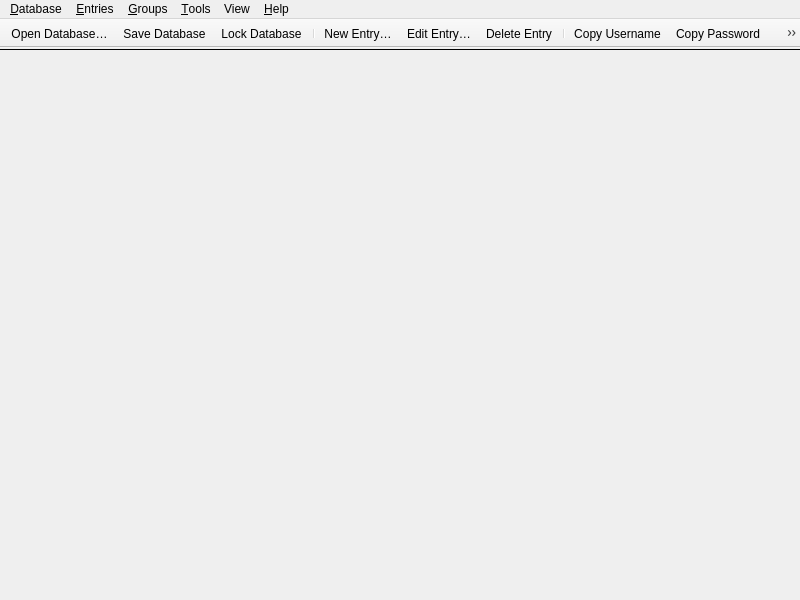
<?xml version="1.0" encoding="UTF-8"?>
<ui version="4.0">
 <class>MainWindow</class>
 <widget class="QMainWindow" name="MainWindow">
  <property name="enabled">
   <bool>true</bool>
  </property>
  <property name="geometry">
   <rect>
    <x>0</x>
    <y>0</y>
    <width>800</width>
    <height>600</height>
   </rect>
  </property>
  <property name="minimumSize">
   <size>
    <width>800</width>
    <height>500</height>
   </size>
  </property>
  <property name="windowTitle">
   <string notr="true">KeePassXC</string>
  </property>
  <widget class="QWidget" name="centralwidget">
   <property name="enabled">
    <bool>true</bool>
   </property>
   <layout class="QVBoxLayout" name="verticalLayout">
    <property name="spacing">
     <number>0</number>
    </property>
    <property name="leftMargin">
     <number>0</number>
    </property>
    <property name="topMargin">
     <number>0</number>
    </property>
    <property name="rightMargin">
     <number>0</number>
    </property>
    <property name="bottomMargin">
     <number>0</number>
    </property>
    <item>
     <widget class="MessageWidget" name="globalMessageWidget" native="true">
      <property name="sizePolicy">
       <sizepolicy hsizetype="Preferred" vsizetype="Preferred">
        <horstretch>0</horstretch>
        <verstretch>0</verstretch>
       </sizepolicy>
      </property>
     </widget>
    </item>
    <item>
     <widget class="Line" name="toolbarSeparator">
      <property name="frameShadow">
       <enum>QFrame::Shadow::Plain</enum>
      </property>
      <property name="orientation">
       <enum>Qt::Orientation::Horizontal</enum>
      </property>
     </widget>
    </item>
    <item>
     <widget class="QStackedWidget" name="stackedWidget">
      <property name="sizePolicy">
       <sizepolicy hsizetype="Preferred" vsizetype="Preferred">
        <horstretch>0</horstretch>
        <verstretch>0</verstretch>
       </sizepolicy>
      </property>
      <property name="currentIndex">
       <number>2</number>
      </property>
      <widget class="QWidget" name="pageDatabase">
       <layout class="QVBoxLayout" name="verticalLayout_2">
        <property name="leftMargin">
         <number>0</number>
        </property>
        <property name="topMargin">
         <number>0</number>
        </property>
        <property name="rightMargin">
         <number>0</number>
        </property>
        <property name="bottomMargin">
         <number>0</number>
        </property>
        <item>
         <widget class="DatabaseTabWidget" name="tabWidget">
          <property name="currentIndex">
           <number>-1</number>
          </property>
          <property name="tabsClosable">
           <bool>true</bool>
          </property>
          <property name="movable">
           <bool>true</bool>
          </property>
         </widget>
        </item>
       </layout>
      </widget>
      <widget class="QWidget" name="pageSettings">
       <layout class="QVBoxLayout" name="verticalLayout_3">
        <property name="leftMargin">
         <number>0</number>
        </property>
        <property name="topMargin">
         <number>0</number>
        </property>
        <property name="rightMargin">
         <number>0</number>
        </property>
        <property name="bottomMargin">
         <number>0</number>
        </property>
        <item>
         <widget class="ApplicationSettingsWidget" name="settingsWidget" native="true"/>
        </item>
       </layout>
      </widget>
      <widget class="QWidget" name="pageWelcome">
       <layout class="QVBoxLayout" name="verticalLayout_5">
        <item>
         <layout class="QHBoxLayout" name="horizontalLayout">
          <item>
           <spacer name="horizontalSpacer">
            <property name="orientation">
             <enum>Qt::Orientation::Horizontal</enum>
            </property>
            <property name="sizeType">
             <enum>QSizePolicy::Policy::MinimumExpanding</enum>
            </property>
            <property name="sizeHint" stdset="0">
             <size>
              <width>50</width>
              <height>20</height>
             </size>
            </property>
           </spacer>
          </item>
          <item>
           <widget class="WelcomeWidget" name="welcomeWidget" native="true"/>
          </item>
          <item>
           <spacer name="horizontalSpacer_2">
            <property name="orientation">
             <enum>Qt::Orientation::Horizontal</enum>
            </property>
            <property name="sizeType">
             <enum>QSizePolicy::Policy::MinimumExpanding</enum>
            </property>
            <property name="sizeHint" stdset="0">
             <size>
              <width>50</width>
              <height>20</height>
             </size>
            </property>
           </spacer>
          </item>
         </layout>
        </item>
       </layout>
      </widget>
      <widget class="QWidget" name="pagePasswordGenerator">
       <layout class="QVBoxLayout" name="verticalLayout_6">
        <property name="leftMargin">
         <number>60</number>
        </property>
        <property name="topMargin">
         <number>30</number>
        </property>
        <property name="rightMargin">
         <number>60</number>
        </property>
        <item>
         <spacer name="verticalSpacer_2">
          <property name="orientation">
           <enum>Qt::Orientation::Vertical</enum>
          </property>
          <property name="sizeHint" stdset="0">
           <size>
            <width>20</width>
            <height>40</height>
           </size>
          </property>
         </spacer>
        </item>
        <item>
         <widget class="PasswordGeneratorWidget" name="passwordGeneratorWidget" native="true"/>
        </item>
        <item>
         <spacer name="verticalSpacer">
          <property name="orientation">
           <enum>Qt::Orientation::Vertical</enum>
          </property>
          <property name="sizeHint" stdset="0">
           <size>
            <width>20</width>
            <height>40</height>
           </size>
          </property>
         </spacer>
        </item>
       </layout>
      </widget>
     </widget>
    </item>
   </layout>
  </widget>
  <widget class="QMenuBar" name="menubar">
   <property name="geometry">
    <rect>
     <x>0</x>
     <y>0</y>
     <width>800</width>
     <height>30</height>
    </rect>
   </property>
   <property name="contextMenuPolicy">
    <enum>Qt::ContextMenuPolicy::PreventContextMenu</enum>
   </property>
   <widget class="QMenu" name="menuFile">
    <property name="title">
     <string>&amp;Database</string>
    </property>
    <widget class="QMenu" name="menuRecentDatabases">
     <property name="title">
      <string>&amp;Recent Databases</string>
     </property>
    </widget>
    <widget class="QMenu" name="menuExport">
     <property name="title">
      <string>&amp;Export</string>
     </property>
     <addaction name="actionExportCsv"/>
     <addaction name="actionExportHtml"/>
     <addaction name="actionExportXML"/>
    </widget>
    <addaction name="actionDatabaseNew"/>
    <addaction name="actionDatabaseOpen"/>
    <addaction name="menuRecentDatabases"/>
    <addaction name="actionDatabaseSave"/>
    <addaction name="actionDatabaseSaveAs"/>
    <addaction name="actionDatabaseSaveBackup"/>
    <addaction name="actionDatabaseClose"/>
    <addaction name="separator"/>
    <addaction name="actionLockDatabase"/>
    <addaction name="actionLockAllDatabases"/>
    <addaction name="separator"/>
    <addaction name="actionDatabaseSettings"/>
    <addaction name="actionDatabaseSecurity"/>
    <addaction name="actionReports"/>
    <addaction name="separator"/>
    <addaction name="actionDatabaseMerge"/>
    <addaction name="actionImport"/>
    <addaction name="menuExport"/>
    <addaction name="separator"/>
    <addaction name="actionQuit"/>
   </widget>
   <widget class="QMenu" name="menuHelp">
    <property name="title">
     <string>&amp;Help</string>
    </property>
    <addaction name="separator"/>
    <addaction name="actionOnlineHelp"/>
    <addaction name="separator"/>
    <addaction name="actionDonate"/>
    <addaction name="actionBugReport"/>
    <addaction name="actionAbout"/>
   </widget>
   <widget class="QMenu" name="menuEntries">
    <property name="title">
     <string>&amp;Entries</string>
    </property>
    <property name="separatorsCollapsible">
     <bool>true</bool>
    </property>
    <widget class="QMenu" name="menuEntryCopyAttribute">
     <property name="toolTip">
      <string/>
     </property>
     <property name="title">
      <string>Copy Att&amp;ribute</string>
     </property>
     <addaction name="actionEntryCopyTitle"/>
     <addaction name="actionEntryCopyNotes"/>
     <addaction name="separator"/>
    </widget>
    <widget class="QMenu" name="menuEntryTotp">
     <property name="title">
      <string>TOTP</string>
     </property>
     <addaction name="actionEntryCopyTotp"/>
     <addaction name="actionEntryCopyPasswordTotp"/>
     <addaction name="actionEntryTotp"/>
     <addaction name="actionEntryTotpQRCode"/>
     <addaction name="actionEntrySetupTotp"/>
    </widget>
    <widget class="QMenu" name="menuTags">
     <property name="tearOffEnabled">
      <bool>true</bool>
     </property>
     <property name="title">
      <string>Tags</string>
     </property>
    </widget>
    <addaction name="separator"/>
    <addaction name="actionEntryNew"/>
    <addaction name="actionEntryEdit"/>
    <addaction name="actionEntryExpire"/>
    <addaction name="actionEntryClone"/>
    <addaction name="actionEntryDelete"/>
    <addaction name="separator"/>
    <addaction name="actionEntryMoveUp"/>
    <addaction name="actionEntryMoveDown"/>
    <addaction name="separator"/>
    <addaction name="actionEntryCopyUsername"/>
    <addaction name="actionEntryCopyPassword"/>
    <addaction name="actionEntryCopyURL"/>
    <addaction name="menuEntryCopyAttribute"/>
    <addaction name="menuEntryTotp"/>
    <addaction name="menuTags"/>
    <addaction name="separator"/>
    <addaction name="actionEntryAutoType"/>
    <addaction name="separator"/>
    <addaction name="actionEntryOpenUrl"/>
    <addaction name="actionEntryDownloadIcon"/>
    <addaction name="separator"/>
    <addaction name="actionEntryAddToAgent"/>
    <addaction name="actionEntryRemoveFromAgent"/>
    <addaction name="separator"/>
    <addaction name="actionEntryRestore"/>
   </widget>
   <widget class="QMenu" name="menuGroups">
    <property name="title">
     <string>&amp;Groups</string>
    </property>
    <addaction name="actionGroupEmptyRecycleBin"/>
    <addaction name="separator"/>
    <addaction name="actionGroupNew"/>
    <addaction name="actionGroupEdit"/>
    <addaction name="actionGroupClone"/>
    <addaction name="actionGroupDelete"/>
    <addaction name="separator"/>
    <addaction name="actionGroupSortAsc"/>
    <addaction name="actionGroupSortDesc"/>
    <addaction name="separator"/>
    <addaction name="actionGroupDownloadFavicons"/>
   </widget>
   <widget class="QMenu" name="menuTools">
    <property name="title">
     <string>&amp;Tools</string>
    </property>
    <addaction name="actionPasswordGenerator"/>
    <addaction name="actionClearSSHAgent"/>
    <addaction name="actionSettings"/>
   </widget>
   <widget class="QMenu" name="menuView">
    <property name="title">
     <string>View</string>
    </property>
    <widget class="QMenu" name="menuTheme">
     <property name="title">
      <string>Theme</string>
     </property>
     <addaction name="actionThemeAuto"/>
     <addaction name="actionThemeLight"/>
     <addaction name="actionThemeDark"/>
     <addaction name="actionThemeClassic"/>
    </widget>
    <addaction name="menuTheme"/>
    <addaction name="actionCompactMode"/>
    <addaction name="actionAlwaysOnTop"/>
    <addaction name="actionAllowScreenCapture"/>
    <addaction name="separator"/>
    <addaction name="actionShowPreviewPanel"/>
    <addaction name="actionShowGroupPanel"/>
    <addaction name="separator"/>
    <addaction name="actionShowMenubar"/>
    <addaction name="actionShowToolbar"/>
    <addaction name="separator"/>
    <addaction name="actionHideUsernames"/>
    <addaction name="actionHidePasswords"/>
   </widget>
   <addaction name="menuFile"/>
   <addaction name="menuEntries"/>
   <addaction name="menuGroups"/>
   <addaction name="menuTools"/>
   <addaction name="menuView"/>
   <addaction name="menuHelp"/>
  </widget>
  <widget class="KPToolBar" name="toolBar">
   <property name="contextMenuPolicy">
    <enum>Qt::ContextMenuPolicy::PreventContextMenu</enum>
   </property>
   <property name="movable">
    <bool>false</bool>
   </property>
   <property name="iconSize">
    <size>
     <width>26</width>
     <height>26</height>
    </size>
   </property>
   <attribute name="toolBarArea">
    <enum>TopToolBarArea</enum>
   </attribute>
   <attribute name="toolBarBreak">
    <bool>false</bool>
   </attribute>
   <addaction name="actionDatabaseOpen"/>
   <addaction name="actionDatabaseSave"/>
   <addaction name="actionLockDatabaseToolbar"/>
   <addaction name="separator"/>
   <addaction name="actionEntryNew"/>
   <addaction name="actionEntryEdit"/>
   <addaction name="actionEntryDelete"/>
   <addaction name="separator"/>
   <addaction name="actionEntryCopyUsername"/>
   <addaction name="actionEntryCopyPassword"/>
   <addaction name="actionEntryCopyURL"/>
   <addaction name="actionEntryAutoType"/>
   <addaction name="separator"/>
   <addaction name="actionDatabaseSettings"/>
   <addaction name="actionReports"/>
   <addaction name="separator"/>
   <addaction name="actionPasswordGenerator"/>
   <addaction name="actionSettings"/>
   <addaction name="separator"/>
  </widget>
  <action name="actionQuit">
   <property name="text">
    <string>&amp;Quit</string>
   </property>
   <property name="menuRole">
    <enum>QAction::MenuRole::QuitRole</enum>
   </property>
  </action>
  <action name="actionAbout">
   <property name="text">
    <string>&amp;About</string>
   </property>
   <property name="menuRole">
    <enum>QAction::MenuRole::AboutRole</enum>
   </property>
  </action>
  <action name="actionDatabaseOpen">
   <property name="text">
    <string>&amp;Open Database…</string>
   </property>
  </action>
  <action name="actionDatabaseSave">
   <property name="text">
    <string>&amp;Save Database</string>
   </property>
  </action>
  <action name="actionDatabaseClose">
   <property name="text">
    <string>&amp;Close Database</string>
   </property>
  </action>
  <action name="actionDatabaseNew">
   <property name="text">
    <string>&amp;New Database…</string>
   </property>
   <property name="toolTip">
    <string>Create a new database</string>
   </property>
  </action>
  <action name="actionDatabaseMerge">
   <property name="text">
    <string>&amp;Merge From Database…</string>
   </property>
   <property name="toolTip">
    <string>Merge from another KDBX database</string>
   </property>
  </action>
  <action name="actionEntryNew">
   <property name="text">
    <string>&amp;New Entry…</string>
   </property>
   <property name="toolTip">
    <string>New Entry</string>
   </property>
  </action>
  <action name="actionEntryEdit">
   <property name="text">
    <string>&amp;Edit Entry…</string>
   </property>
   <property name="iconText">
    <string>Edit Entry…</string>
   </property>
   <property name="toolTip">
    <string>View or edit entry</string>
   </property>
  </action>
  <action name="actionEntryExpire">
   <property name="enabled">
    <bool>false</bool>
   </property>
   <property name="text">
    <string>E&amp;xpire Entry</string>
   </property>
   <property name="iconText">
    <string>Expire Entry</string>
   </property>
   <property name="toolTip">
    <string>Expire Entry</string>
   </property>
  </action>
  <action name="actionEntryDelete">
   <property name="text">
    <string>&amp;Delete Entry</string>
   </property>
   <property name="iconText">
    <string>Delete Entry</string>
   </property>
   <property name="toolTip">
    <string>Delete Entry</string>
   </property>
   <property name="shortcut">
    <string notr="true">Del</string>
   </property>
  </action>
  <action name="actionGroupNew">
   <property name="text">
    <string>&amp;New Group…</string>
   </property>
   <property name="toolTip">
    <string>Add a new group</string>
   </property>
  </action>
  <action name="actionGroupEdit">
   <property name="text">
    <string>&amp;Edit Group…</string>
   </property>
  </action>
  <action name="actionGroupDelete">
   <property name="text">
    <string>&amp;Delete Group…</string>
   </property>
  </action>
  <action name="actionGroupDownloadFavicons">
   <property name="text">
    <string>Download All &amp;Favicons…</string>
   </property>
  </action>
  <action name="actionGroupSortAsc">
   <property name="text">
    <string>Sort &amp;A-Z</string>
   </property>
  </action>
  <action name="actionGroupSortDesc">
   <property name="text">
    <string>Sort &amp;Z-A</string>
   </property>
  </action>
  <action name="actionDatabaseSaveAs">
   <property name="text">
    <string>Sa&amp;ve Database As…</string>
   </property>
  </action>
  <action name="actionDatabaseSecurity">
   <property name="text">
    <string>Database &amp;Security…</string>
   </property>
  </action>
  <action name="actionReports">
   <property name="checkable">
    <bool>true</bool>
   </property>
   <property name="text">
    <string>Database &amp;Reports…</string>
   </property>
   <property name="toolTip">
    <string>Statistics, health check, etc.</string>
   </property>
   <property name="menuRole">
    <enum>QAction::MenuRole::NoRole</enum>
   </property>
  </action>
  <action name="actionDatabaseSettings">
   <property name="checkable">
    <bool>true</bool>
   </property>
   <property name="text">
    <string>&amp;Database Settings…</string>
   </property>
   <property name="toolTip">
    <string>Database settings</string>
   </property>
   <property name="menuRole">
    <enum>QAction::MenuRole::NoRole</enum>
   </property>
  </action>
  <action name="actionPasskeys">
   <property name="text">
    <string>Passkeys…</string>
   </property>
   <property name="toolTip">
    <string>Passkeys</string>
   </property>
   <property name="menuRole">
    <enum>QAction::MenuRole::NoRole</enum>
   </property>
  </action>
  <action name="actionImportPasskey">
   <property name="text">
    <string>Import Passkey</string>
   </property>
   <property name="toolTip">
    <string>Import Passkey</string>
   </property>
   <property name="menuRole">
    <enum>QAction::MenuRole::NoRole</enum>
   </property>
  </action>
  <action name="actionEntryClone">
   <property name="text">
    <string>&amp;Clone Entry…</string>
   </property>
  </action>
  <action name="actionEntryMoveUp">
   <property name="text">
    <string>Move u&amp;p</string>
   </property>
   <property name="toolTip">
    <string>Move entry one step up</string>
   </property>
  </action>
  <action name="actionEntryMoveDown">
   <property name="text">
    <string>Move do&amp;wn</string>
   </property>
   <property name="toolTip">
    <string>Move entry one step down</string>
   </property>
  </action>
  <action name="actionEntryCopyUsername">
   <property name="text">
    <string>Copy &amp;Username</string>
   </property>
   <property name="toolTip">
    <string>Copy username to clipboard</string>
   </property>
  </action>
  <action name="actionEntryCopyPassword">
   <property name="text">
    <string>Copy &amp;Password</string>
   </property>
   <property name="toolTip">
    <string>Copy password to clipboard</string>
   </property>
  </action>
  <action name="actionSettings">
   <property name="checkable">
    <bool>true</bool>
   </property>
   <property name="text">
    <string>&amp;Settings</string>
   </property>
   <property name="menuRole">
    <enum>QAction::MenuRole::PreferencesRole</enum>
   </property>
  </action>
  <action name="actionPasswordGenerator">
   <property name="checkable">
    <bool>true</bool>
   </property>
   <property name="text">
    <string>&amp;Password Generator</string>
   </property>
  </action>
  <action name="actionEntryAutoType">
   <property name="text">
    <string>Perform &amp;Auto-Type</string>
   </property>
  </action>
  <action name="actionEntryImportPasskey">
   <property name="text">
    <string>Import Passkey</string>
   </property>
  </action>
  <action name="actionEntryRemovePasskey">
   <property name="text">
    <string>Remove Passkey From Entry</string>
   </property>
  </action>
  <action name="actionEntryAutoTypeUsername">
   <property name="enabled">
    <bool>false</bool>
   </property>
   <property name="text">
    <string notr="true">{USERNAME}</string>
   </property>
   <property name="iconText">
    <string notr="true">{USERNAME}</string>
   </property>
   <property name="toolTip">
    <string notr="true">{USERNAME}</string>
   </property>
  </action>
  <action name="actionEntryAutoTypeUsernameEnter">
   <property name="enabled">
    <bool>false</bool>
   </property>
   <property name="text">
    <string notr="true">{USERNAME}{ENTER}</string>
   </property>
   <property name="iconText">
    <string notr="true">{USERNAME}{ENTER}</string>
   </property>
   <property name="toolTip">
    <string notr="true">{USERNAME}{ENTER}</string>
   </property>
  </action>
  <action name="actionEntryAutoTypePassword">
   <property name="enabled">
    <bool>false</bool>
   </property>
   <property name="text">
    <string notr="true">{PASSWORD}</string>
   </property>
   <property name="iconText">
    <string notr="true">{PASSWORD}</string>
   </property>
   <property name="toolTip">
    <string notr="true">{PASSWORD}</string>
   </property>
  </action>
  <action name="actionEntryAutoTypePasswordEnter">
   <property name="enabled">
    <bool>false</bool>
   </property>
   <property name="text">
    <string notr="true">{PASSWORD}{ENTER}</string>
   </property>
   <property name="iconText">
    <string notr="true">{PASSWORD}{ENTER}</string>
   </property>
   <property name="toolTip">
    <string notr="true">{PASSWORD}{ENTER}</string>
   </property>
  </action>
  <action name="actionEntryAutoTypeTOTP">
   <property name="enabled">
    <bool>false</bool>
   </property>
   <property name="text">
    <string notr="true">{TOTP}</string>
   </property>
   <property name="iconText">
    <string notr="true">{TOTP}</string>
   </property>
   <property name="toolTip">
    <string notr="true">{TOTP}</string>
   </property>
  </action>
  <action name="actionEntryAutoTypeURL">
   <property name="enabled">
    <bool>false</bool>
   </property>
   <property name="text">
    <string notr="true">{URL}</string>
   </property>
   <property name="iconText">
    <string notr="true">{URL}</string>
   </property>
   <property name="toolTip">
    <string notr="true">{URL}</string>
   </property>
  </action>
  <action name="actionEntryAutoTypeURLEnter">
   <property name="enabled">
    <bool>false</bool>
   </property>
   <property name="text">
    <string notr="true">{URL}{ENTER}</string>
   </property>
   <property name="iconText">
    <string notr="true">{URL}{ENTER}</string>
   </property>
   <property name="toolTip">
    <string notr="true">{URL}{ENTER}</string>
   </property>
  </action>
  <action name="actionEntryDownloadIcon">
   <property name="text">
    <string>Download &amp;Favicon</string>
   </property>
  </action>
  <action name="actionEntryOpenUrl">
   <property name="text">
    <string>Open &amp;URL</string>
   </property>
  </action>
  <action name="actionLockDatabase">
   <property name="text">
    <string>&amp;Lock Database</string>
   </property>
  </action>
  <action name="actionLockAllDatabases">
   <property name="text">
    <string>Lock &amp;All Databases</string>
   </property>
  </action>
  <action name="actionEntryCopyTitle">
   <property name="text">
    <string>&amp;Title</string>
   </property>
   <property name="toolTip">
    <string>Copy title to clipboard</string>
   </property>
  </action>
  <action name="actionEntryCopyURL">
   <property name="text">
    <string>Copy &amp;URL</string>
   </property>
   <property name="toolTip">
    <string>Copy URL to clipboard</string>
   </property>
  </action>
  <action name="actionEntryCopyNotes">
   <property name="text">
    <string>&amp;Notes</string>
   </property>
   <property name="toolTip">
    <string>Copy notes to clipboard</string>
   </property>
  </action>
  <action name="actionExportCsv">
   <property name="text">
    <string>&amp;CSV File…</string>
   </property>
  </action>
  <action name="actionExportHtml">
   <property name="text">
    <string>&amp;HTML File…</string>
   </property>
  </action>
  <action name="actionImportKeePass1">
   <property name="text">
    <string>KeePass 1 Database…</string>
   </property>
   <property name="toolTip">
    <string>Import a KeePass 1 database</string>
   </property>
  </action>
  <action name="actionImportOpVault">
   <property name="text">
    <string>1Password Vault…</string>
   </property>
   <property name="toolTip">
    <string>Import a 1Password Vault</string>
   </property>
  </action>
  <action name="actionImportCsv">
   <property name="text">
    <string>CSV File…</string>
   </property>
   <property name="toolTip">
    <string>Import a CSV file</string>
   </property>
  </action>
  <action name="actionEntryTotp">
   <property name="text">
    <string>Show TOTP</string>
   </property>
  </action>
  <action name="actionEntryTotpQRCode">
   <property name="text">
    <string>Show QR Code</string>
   </property>
  </action>
  <action name="actionEntrySetupTotp">
   <property name="text">
    <string>Set up TOTP…</string>
   </property>
  </action>
  <action name="actionEntryCopyTotp">
   <property name="text">
    <string>Copy &amp;TOTP</string>
   </property>
  </action>
  <action name="actionEntryCopyPasswordTotp">
   <property name="text">
    <string>Copy Password and TOTP</string>
   </property>
  </action>
  <action name="actionGroupEmptyRecycleBin">
   <property name="text">
    <string>E&amp;mpty recycle bin</string>
   </property>
   <property name="toolTip">
    <string>Empty Recycle Bin</string>
   </property>
  </action>
  <action name="actionDonate">
   <property name="text">
    <string>&amp;Donate</string>
   </property>
  </action>
  <action name="actionBugReport">
   <property name="text">
    <string>Report a &amp;Bug</string>
   </property>
  </action>
  <action name="actionGettingStarted">
   <property name="text">
    <string>&amp;Getting Started</string>
   </property>
   <property name="toolTip">
    <string>Open Getting Started Guide</string>
   </property>
  </action>
  <action name="actionOnlineHelp">
   <property name="text">
    <string>&amp;Online Help</string>
   </property>
   <property name="toolTip">
    <string>Go to online documentation</string>
   </property>
  </action>
  <action name="actionUserGuide">
   <property name="text">
    <string>&amp;User Guide</string>
   </property>
   <property name="toolTip">
    <string>Open User Guide</string>
   </property>
  </action>
  <action name="actionKeyboardShortcuts">
   <property name="text">
    <string>&amp;Keyboard Shortcuts</string>
   </property>
   <property name="shortcut">
    <string notr="true">Ctrl+/</string>
   </property>
  </action>
  <action name="actionDatabaseSaveBackup">
   <property name="text">
    <string>Save Database Backup…</string>
   </property>
  </action>
  <action name="actionEntryAddToAgent">
   <property name="text">
    <string>Add key to SSH Agent</string>
   </property>
  </action>
  <action name="actionEntryRemoveFromAgent">
   <property name="text">
    <string>Remove key from SSH Agent</string>
   </property>
  </action>
  <action name="actionCompactMode">
   <property name="checkable">
    <bool>true</bool>
   </property>
   <property name="text">
    <string>Compact Mode</string>
   </property>
  </action>
  <action name="actionThemeAuto">
   <property name="checkable">
    <bool>true</bool>
   </property>
   <property name="checked">
    <bool>true</bool>
   </property>
   <property name="text">
    <string>Automatic</string>
   </property>
  </action>
  <action name="actionThemeLight">
   <property name="checkable">
    <bool>true</bool>
   </property>
   <property name="text">
    <string>Light</string>
   </property>
  </action>
  <action name="actionThemeDark">
   <property name="checkable">
    <bool>true</bool>
   </property>
   <property name="text">
    <string>Dark</string>
   </property>
  </action>
  <action name="actionThemeClassic">
   <property name="checkable">
    <bool>true</bool>
   </property>
   <property name="text">
    <string>Classic (Platform-native)</string>
   </property>
  </action>
  <action name="actionShowMenubar">
   <property name="checkable">
    <bool>true</bool>
   </property>
   <property name="checked">
    <bool>true</bool>
   </property>
   <property name="text">
    <string>Show Menubar</string>
   </property>
   <property name="toolTip">
    <string>Toggle Show Menubar</string>
   </property>
  </action>
  <action name="actionShowToolbar">
   <property name="checkable">
    <bool>true</bool>
   </property>
   <property name="checked">
    <bool>true</bool>
   </property>
   <property name="text">
    <string>Show Toolbar</string>
   </property>
  </action>
  <action name="actionShowPreviewPanel">
   <property name="checkable">
    <bool>true</bool>
   </property>
   <property name="checked">
    <bool>true</bool>
   </property>
   <property name="text">
    <string>Show Preview Panel</string>
   </property>
  </action>
  <action name="actionAlwaysOnTop">
   <property name="checkable">
    <bool>true</bool>
   </property>
   <property name="text">
    <string>Always on Top</string>
   </property>
   <property name="shortcut">
    <string notr="true">Ctrl+Shift+A</string>
   </property>
  </action>
  <action name="actionHideUsernames">
   <property name="checkable">
    <bool>true</bool>
   </property>
   <property name="text">
    <string>Hide Usernames</string>
   </property>
   <property name="shortcut">
    <string notr="true">Ctrl+Shift+B</string>
   </property>
  </action>
  <action name="actionHidePasswords">
   <property name="checkable">
    <bool>true</bool>
   </property>
   <property name="checked">
    <bool>true</bool>
   </property>
   <property name="text">
    <string>Hide Passwords</string>
   </property>
   <property name="shortcut">
    <string notr="true">Ctrl+Shift+C</string>
   </property>
  </action>
  <action name="actionEntryAutoTypeSequence">
   <property name="text">
    <string notr="true">{USERNAME}{TAB}{PASSWORD}{ENTER}</string>
   </property>
   <property name="iconText">
    <string notr="true">{USERNAME}{TAB}{PASSWORD}{ENTER}</string>
   </property>
   <property name="toolTip">
    <string notr="true">{USERNAME}{TAB}{PASSWORD}{ENTER}</string>
   </property>
  </action>
  <action name="actionGroupClone">
   <property name="text">
    <string>Clone Group...</string>
   </property>
  </action>
  <action name="actionEntryRestore">
   <property name="text">
    <string notr="true" extracomment="Translatable string with plural form set in CPP file">Restore Entry(s)</string>
   </property>
   <property name="toolTip">
    <string notr="true" extracomment="Translatable string with plural form set in CPP file">Restore Entry(s)</string>
   </property>
   <property name="shortcut">
    <string notr="true">Ctrl+R</string>
   </property>
  </action>
  <action name="actionLockDatabaseToolbar">
   <property name="text">
    <string>&amp;Lock Database</string>
   </property>
  </action>
  <action name="actionExportXML">
   <property name="text">
    <string>&amp;XML File…</string>
   </property>
   <property name="toolTip">
    <string>XML File…</string>
   </property>
  </action>
  <action name="actionAllowScreenCapture">
   <property name="checkable">
    <bool>true</bool>
   </property>
   <property name="text">
    <string>Allow Screen Capture</string>
   </property>
  </action>
  <action name="actionImport1PUX">
   <property name="text">
    <string>1Password 1PUX...</string>
   </property>
   <property name="toolTip">
    <string>Import a 1Password 1PUX file</string>
   </property>
  </action>
  <action name="actionImport">
   <property name="text">
    <string>Import…</string>
   </property>
  </action>
  <action name="actionShowGroupPanel">
   <property name="checkable">
    <bool>true</bool>
   </property>
   <property name="checked">
    <bool>true</bool>
   </property>
   <property name="text">
    <string>Show Group Panel</string>
   </property>
   <property name="toolTip">
    <string>Toggle Show Group Panel</string>
   </property>
  </action>
  <action name="actionClearSSHAgent">
   <property name="text">
    <string>Clear SSH Agent</string>
   </property>
   <property name="toolTip">
    <string>Clear all identities in ssh-agent</string>
   </property>
   <property name="menuRole">
    <enum>QAction::MenuRole::TextHeuristicRole</enum>
   </property>
  </action>
 </widget>
 <customwidgets>
  <customwidget>
   <class>MessageWidget</class>
   <extends>QWidget</extends>
   <header>gui/MessageWidget.h</header>
   <container>1</container>
  </customwidget>
  <customwidget>
   <class>PasswordGeneratorWidget</class>
   <extends>QWidget</extends>
   <header>gui/PasswordGeneratorWidget.h</header>
   <container>1</container>
  </customwidget>
  <customwidget>
   <class>DatabaseTabWidget</class>
   <extends>QTabWidget</extends>
   <header>gui/DatabaseTabWidget.h</header>
   <container>1</container>
  </customwidget>
  <customwidget>
   <class>ApplicationSettingsWidget</class>
   <extends>QWidget</extends>
   <header>gui/ApplicationSettingsWidget.h</header>
   <container>1</container>
  </customwidget>
  <customwidget>
   <class>WelcomeWidget</class>
   <extends>QWidget</extends>
   <header>gui/WelcomeWidget.h</header>
   <container>1</container>
  </customwidget>
  <customwidget>
   <class>KPToolBar</class>
   <extends>QToolBar</extends>
   <header>gui/widgets/KPToolBar.h</header>
  </customwidget>
 </customwidgets>
 <resources/>
 <connections/>
</ui>
